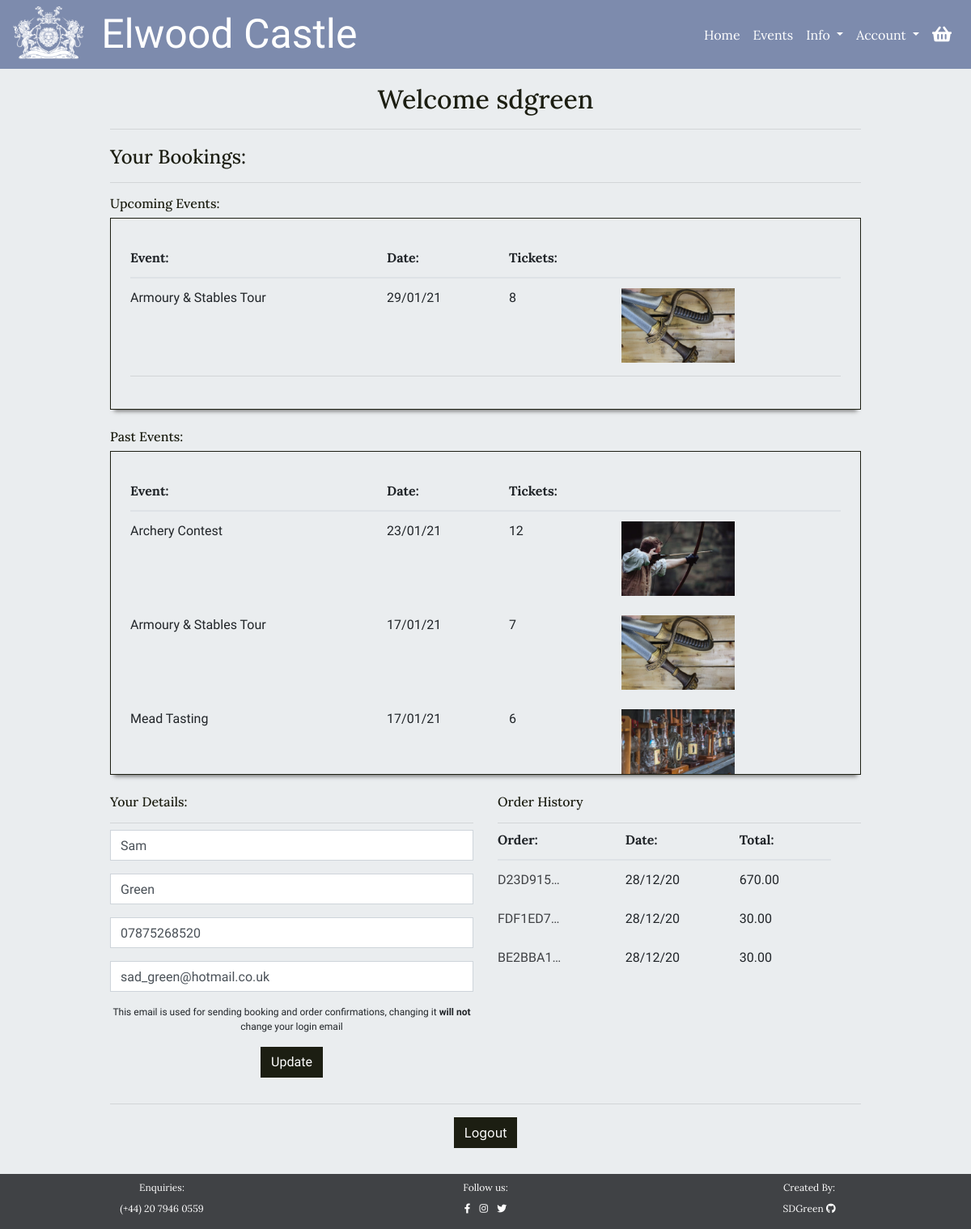
Page /user/home/ (signed in) on the earlier database version.
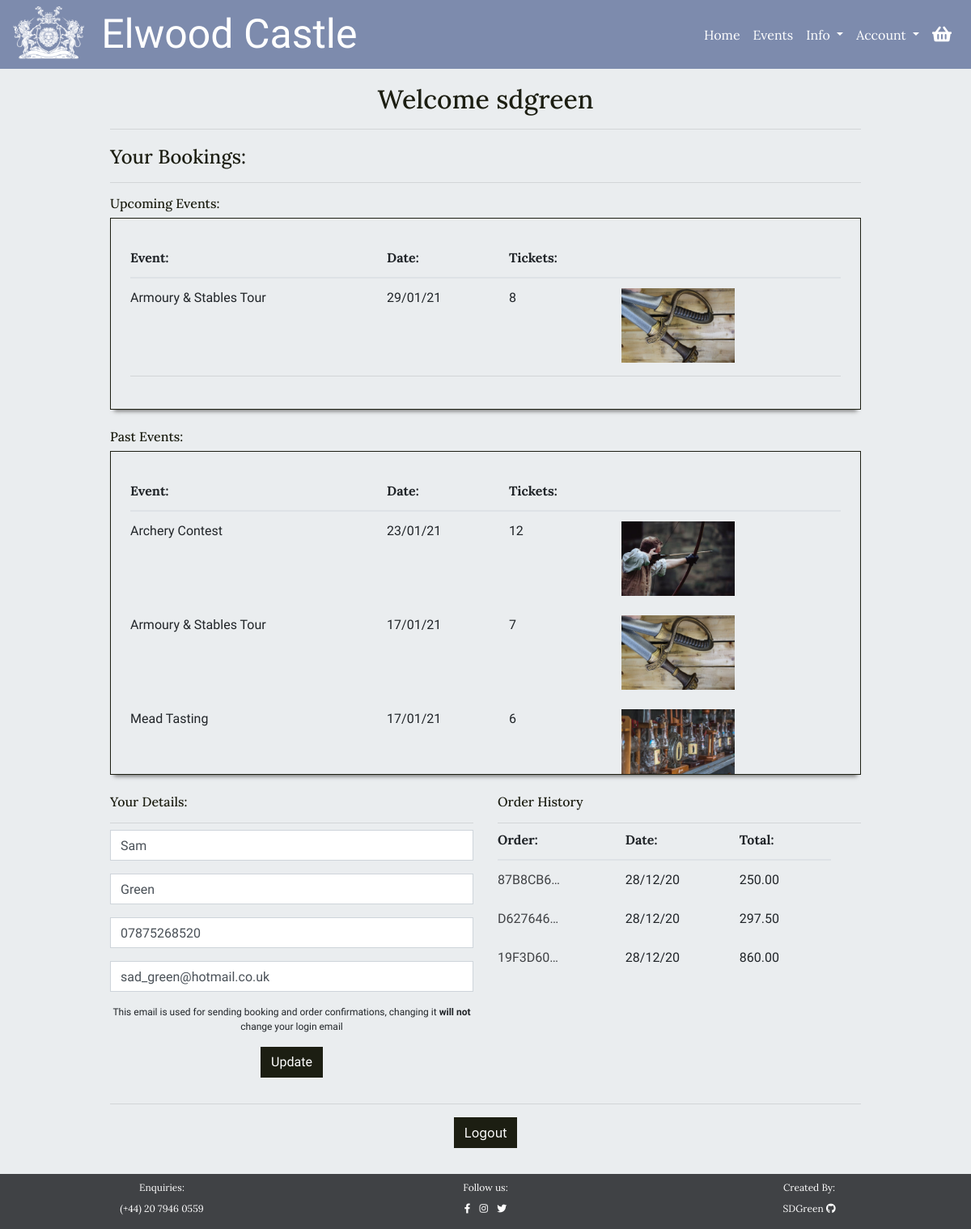
Same page on the later database version.
### checkout/models.py (models this page shows, shortened)
class EventBooking(models.Model):
    confirmation_number = models.CharField(max_length=32, null=False,
                                           editable=False)
    order = models.ForeignKey(Order, null=False, blank=False,
                              on_delete=models.CASCADE,
                              related_name='bookings')
    event = models.ForeignKey(Event, null=False, blank=False,
                              on_delete=models.CASCADE,)
    date = models.DateField(auto_now=False, auto_now_add=False,
                            null=False, blank=False)
    ticket_quantity = models.IntegerField()
    booking_total = models.DecimalField(max_digits=7, decimal_places=2,
                                        null=False, blank=False,
                                        editable=False, default=0)

class Order(models.Model):
    user_account = models.ForeignKey(UserAccount, null=True, blank=True,
                                     on_delete=models.SET_NULL,
                                     related_name='orders')
    order_number = models.CharField(max_length=32, null=False, editable=False)
    first_name = models.CharField(max_length=100, null=False, blank=False)
    last_name = models.CharField(max_length=200, null=False, blank=False)
    email = models.EmailField(max_length=200, null=False, blank=False)
    phone_number = models.CharField(max_length=20, null=True, blank=True)
    date = models.DateTimeField(auto_now_add=True)
    stripe_id = models.CharField(max_length=27, null=False, blank=False)
    total = models.DecimalField(max_digits=7, decimal_places=2,
                                null=True, blank=False, default=0)

### events/models.py (models this page shows)
class Event(models.Model):
    category = models.ForeignKey('Category', null=True, blank=True,
                                 on_delete=models.SET_NULL)
    name = models.CharField(max_length=254)
    description = models.TextField()
    price = models.DecimalField(max_digits=8, decimal_places=2, blank=False)
    start_time = models.TimeField()
    rating = models.DecimalField(max_digits=2, decimal_places=1, null=True,
                                 blank=True)
    day_ticket_limit = models.PositiveIntegerField(blank=False,
                                                   validators=[
                                                      MaxValueValidator(200)
                                                    ])
    supervision = models.BooleanField(default=True, null=True, blank=True)
    age_restricted = models.BooleanField(default=True, null=True, blank=False)
    image = models.ImageField(null=True, blank=True)
    def __str__(self):
        return self.name

### user_account/models.py (models this page shows, shortened)
class UserAccount(models.Model):
    user = models.OneToOneField(User, on_delete=models.CASCADE, related_name='useraccount')
    first_name = models.CharField(max_length=100, null=True, blank=True)
    last_name = models.CharField(max_length=200, null=True, blank=True)
    email = models.EmailField(max_length=200, null=True, blank=True)
    phone_number = models.CharField(max_length=20, null=True, blank=True)

### user_account/views.py (the view)
# urls.py: path('home/', views.user_home, name="user_home"),
@login_required
def user_home(request):
    useraccount = None
    bookings = None
    try:
        useraccount = UserAccount.objects.get(user__username=request.user)
        bookings = EventBooking.objects.filter(
            order__user_account=useraccount).order_by('-date')
    except UserAccount.DoesNotExist:
        messages.error(request, """Sorry, we couldn't find your account
                                information, please get in contact so we
                                can fix this for you""")
        return redirect(reverse('events'))
    no_bookings = False
    if not bookings:
        no_bookings = True
    today = datetime.datetime.today()
    upcoming_bookings = bookings.filter(date__gte=today).order_by("date")
    past_bookings = bookings.filter(date__lt=today)
    orders = useraccount.orders.all().order_by("-date")
    user_form = UserForm(instance=useraccount)
    context = {
        'useraccount': useraccount,
        'upcoming_bookings': upcoming_bookings,
        'past_bookings': past_bookings,
        'no_bookings': no_bookings,
        'orders': orders,
        'user_form': user_form
    }
    return render(request, 'user_account/user_home.html', context)

### user_account/templates/user_account/user_home.html (shortened to what this page needs)
{% extends 'base.html' %}
{% load crispy_forms_tags %}
{% block content %}
<div id="small-page">
    <div class="color-overlay">
        <div class="container-fluid guttered p-3">
            <div class="row pt-1 mb-2">
                <div class="col-12 mb-2">
                    <h2 class="heading-text color-title text-center ext-l mb-0">Welcome {{request.user}}</h2>
                    <hr class="mb-1">
                </div>
            </div>
            <div class="row mt-1 mb-4">
                <div class="col-12">
                    <h2 class="heading-text color-title text-l mb-0">Your Bookings:</h2>
                    <hr>
                </div>
                {% if no_bookings %}
                <div class="col-12">
                    <div class="empty-box below-shadow mx-auto text-center">
                        <h5 class="heading-text text-m mb-2">You have no bookings...</h5>
                        <a class="btn button heading-text text-m" href="{% url 'events' %}">See Events</a>
                    </div>
                </div>
                {% else %}
                <div class="col-12">
                    {% if upcoming_bookings %}
                    <h2 class="heading-text color-title text-m mb-2">Upcoming Events:</h2>
                    <div class="booking-container below-shadow p-4">
                        <table class="table mb-1 table-responsive-sm">
                            <thead class="heading-text text-m">
                                <tr>
                                    <th scope="col">Event:</th>
                                    <th scope="col"></th>
                                    <th scope="col">Date:</th>
                                    <th scope="col">Tickets:</th>
                                    <th scope="col"></th>
                                </tr>
                            </thead>
                            <tbody class="body-text text-m">
                                {% for booking in upcoming_bookings %}
                                <tr>
                                    <td colspan="2">
                                        {{ booking.event }}
                                    </td>
                                    <td>
                                        {{ booking.date|date:"d/m/y"}}
                                    </td>
                                    <td>{{ booking.ticket_quantity }}
                                    </td>
                                    <td class="d-none d-md-inline-block">
                                        <img class="img-fluid" src="{{ booking.event.image.url }}"
                                            alt="{{ booking.event.name }}">
                                    </td>
                                </tr>
                                {% endfor %}
                            </tbody>
                        </table>
                        <hr class="mt-0 mb-3">
                    </div>
                    {% endif %}
                    {% if past_bookings %}
                    <h2 class="heading-text color-title text-m mt-4 mb-2">Past Events:</h2>
                    <div class="booking-container below-shadow p-4">
                        <table class="table mb-1 table-responsive-sm">
                            <thead class="heading-text text-m">
                                <tr>
                                    <th scope="col">Event:</th>
                                    <th scope="col"></th>
                                    <th scope="col">Date:</th>
                                    <th scope="col">Tickets:</th>
                                    <th scope="col"></th>
                                </tr>
                            </thead>
                            <tbody class="body-text text-m">
                                {% for booking in past_bookings %}
                                <tr>
                                    <td colspan="2">
                                        {{ booking.event }}
                                    </td>
                                    <td>
                                        {{ booking.date|date:"d/m/y"}}
                                    </td>
                                    <td>{{ booking.ticket_quantity }}
                                    </td>
                                    <td class="d-none d-md-inline-block">
                                        <img class="img-fluid" src="{{ booking.event.image.url }}"
                                            alt="{{ booking.event.name }}">
                                    </td>
                                </tr>
                                {% endfor %}
                            </tbody>
                        </table>
                    </div>
                    {% endif %}
                </div>
                {% endif %}
            </div>
            <div class="row mt-1 mb-3">
                <div class="col-12 col-sm-6 p-0 pl-sm-0">
                    <div class="col-12">
                        <h2 class="heading-text color-title text-m mb-0">Your Details:</h2>
                        <hr class="mb-2">
                    </div>
                    <div class="col-12 body-text">
                            <form action="{% url 'update_details' %}" method="POST">
                                {{ user_form.first_name | as_crispy_field }}
                                {{ user_form.last_name | as_crispy_field }}
                                {{ user_form.phone_number | as_crispy_field }}
                                {{ user_form.email | as_crispy_field }}
                                <p class="body-text text-s text-center">This email is used for sending booking and order confirmations, changing it <strong>will not</strong> change your login email</p>
                                <input class="d-block btn button mx-auto" type="submit" value="Update">
                            </form>
                    </div>
                </div>
                <div class="col-12 col-sm-6 p-0 pr-sm-0">
                    <div class="col-12">
                        <h2 class="heading-text color-title text-m mb-0">Order History</h2>
                        <hr class="mb-2">
                    </div>
                    {% if orders %}
                    <div id="order-history" class="col-12 body-text">
                        <table class="table mb-1">
                            <thead class="heading-text text-m">
                                <tr>
                                    <th class="pt-0" scope="col">Order:</th>
                                    <th class="pt-0" scope="col">Date:</th>
                                    <th class="pt-0" scope="col">Total:</th>
                                </tr>
                            </thead>
                            <tbody class="body-text text-m">
                                {% for order in orders %}
                                <tr>
                                    <td>
                                        <a href="{% url 'order_summary' order.order_number %}"
                                            class="text-link">{{ order.order_number|truncatechars:8 }}</a>
                                    </td>
                                    <td>
                                        {{ order.date|date:"d/m/y"}}
                                    </td>
                                    <td>{{ order.total }}
                                    </td>
                                    <td class="d-none d-md-inline-block">
                                    </td>
                                </tr>
                                {% endfor %}
                            </tbody>
                        </table>
                    </div>
                    {% else %}
                    <div class="col-12 body-text">
                        <p>You have no orders</p>
                    </div>
                    {% endif %}
                </div>
            </div>
            <div class="row mt-1 mb-3">
                <div class="col-12 text-center">
                    <hr>
                    <a href="{% url 'account_logout' %}" class="btn button">Logout</a>
                </div>
            </div>
        </div>
    </div>
</div>
{% endblock %}

### templates/base.html (shortened to what this page needs)
{% load static %}
<!DOCTYPE html>
<html lang="en">
<head>
    {% block core_css %}
    <link rel="stylesheet" href="https://cdn.jsdelivr.net/npm/bootstrap@4.5.3/dist/css/bootstrap.min.css"
>
    <link rel="stylesheet" href="https://use.fontawesome.com/releases/v5.15.1/css/all.css"
>
    <link rel="stylesheet" href="{% static 'css/style.css' %}" type="text/css">
    {% endblock %}
</head>
<body>
    <header class="fixed-top">
        <nav id="main-navbar" class="navbar navbar-expand-lg">
            <a class="navbar-brand" href="{% url 'index' %}">
                <img id="navbar-logo" src="{% static 'logos/navbar_logo.png' %}" alt="Elwood Logo">
                <span class="ml-3 logo-text text-xxl d-none d-lg-inline">Elwood Castle</span>
            </a>
            <ul class="nav order-lg-2 heading-text">
                <li class="nav-item my-auto dropdown">
                    <a class="dropdown-toggle nav-link" href="#" role="button" id="account-dropdownMenuLink"
                        data-toggle="dropdown" aria-haspopup="true" aria-expanded="false">
                        <span class="d-none d-lg-inline-block">Account</span>
                    </a>
                </li>
                <li class="nav-item">
                    <a class="nav-link" href="{% url 'view_basket' %}">
                        <i class="fas fa-shopping-basket fa-lg"></i>
                    </a>
                </li>
            </ul>
            <div class=" order-lg-1 collapse navbar-collapse" id="navbarText">
                <ul class="navbar-nav ml-auto heading-text">
                    <li class="nav-item active">
                        <a class="nav-link" href="{% url 'index' %}">Home <span class="sr-only">(current)</span></a>
                    </li>
                    <li class="nav-item">
                        <a class="nav-link" href="{% url 'events' %}">Events</a>
                    </li>
                    <li class="nav-item my-auto dropdown">
                        <a class="dropdown-toggle nav-link" href="#" role="button" id="info-dropdownMenuLink"
                            data-toggle="dropdown" aria-haspopup="true" aria-expanded="false">
                            Info
                        </a>
                    </li>
                </ul>
            </div>
        </nav>
    </header>
    <div id="banner">
    </div>
    {% block content %}
    {% endblock %}
    <footer class="d-block">
        <div class="row heading-text text-s pt-2">
            <div class="col-4 text-center">
                <p class="mb-2">Enquiries:</p>
                <p class="text-m">(+44) 20 7946 0559</p>
            </div>
            <div class="col-4 text-center">
                <p class="mb-2">Follow us:</p>
                <a class="footer-link text-m" target="_blank" href="{% url 'unavaliable' %}"><i
                        class="fab fa-facebook-f"></i></a>
                <a class="footer-link text-m" target="_blank" href="{% url 'unavaliable' %}"><i
                        class="fab fa-instagram mx-2"></i></a>
                <a class="footer-link text-m" target="_blank" href="{% url 'unavaliable' %}"><i
                        class="fab fa-twitter"></i></a>
            </div>
            <div class="col-4 text-center">
                <p class="mb-2">Created By:</p>
                <a class="footer-link text-m" target="_blank" href="https://github.com/SDGreen">
                    <p class="d-lg-inline-block">SDGreen <i class="fab fa-github"></i></p>
                </a>
            </div>
        </div>
    </footer>
</body>
</html>

Differences in the rows shown:
no longer on this page (row unchanged): Order: order_number "D23D915…", date "28/12/20", total "670.00"
no longer on this page (row unchanged): Order: order_number "FDF1ED7…", date "28/12/20", total "30.00"
no longer on this page (row unchanged): Order: order_number "BE2BBA1…", date "28/12/20", total "30.00"
added Order: order_number "87B8CB6…", date "28/12/20", total "250.00"
added Order: order_number "D627646…", date "28/12/20", total "297.50"
added Order: order_number "19F3D60…", date "28/12/20", total "860.00"
